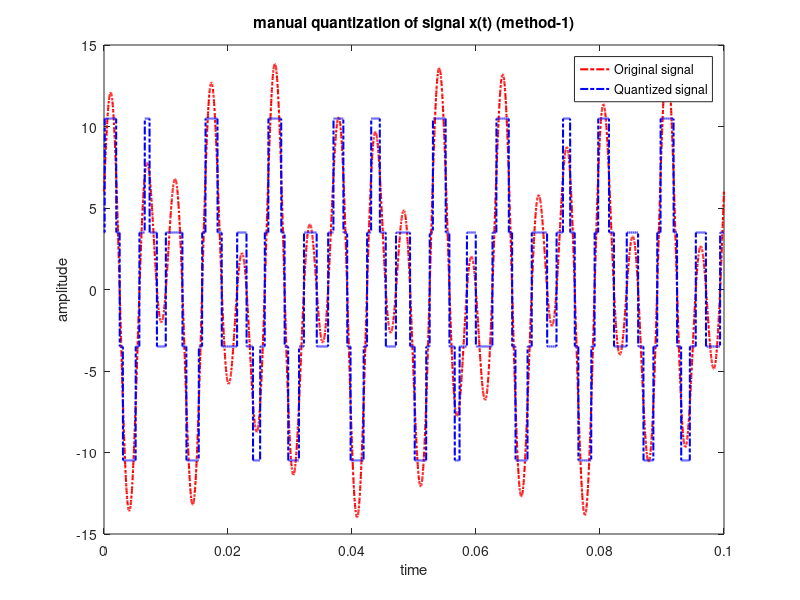

Write the MATLAB code that produced this figure.

% Shadril Hassan Shifat
% ID: 20-42451-1

% Data Communication Lab Task - 2
% Title: Analog Signal quantization using MATLAB
% Performance Task for Lab Report (Method - 1)
% ID = AB-CDEFG-H

clc;
clear all;
close all;
%ID= 20-42451-1
A=2;
B=0;
C=4;
D=2;
E=4;
F=5;
G=1;
H=1;

level= 2^H + 2;
fs=50000;
t=0:1/fs:0.1;

xt= (H+5)*cos(2*pi*((D+E+5)*10)*t) + (H+7)*sin(2*pi*((E+F+10)*10)*t);

Nsamples=length(xt);%calculating the total number of samples
quantised_out= zeros(1,Nsamples);
del=(max(xt)-min(xt))/level;%determining the step size
Llow= min(xt)+del/2;
Lhigh= max(xt)-del/2;

for i=Llow:del:Lhigh
    for j=1:Nsamples
        if(((i-del/2)<=xt(j)) && (xt(j)<=(i+del/2)))
            quantised_out(j)=i;
        end
    end
end

plot(t,xt,'r-.','linewidth',1.5);
hold on;
plot(t, quantised_out,'b-.','linewidth',1.5);
xlabel('time');
ylabel('amplitude');
title('manual quantization of signal x(t) (method-1)');
legend('Original signal','Quantized signal');



